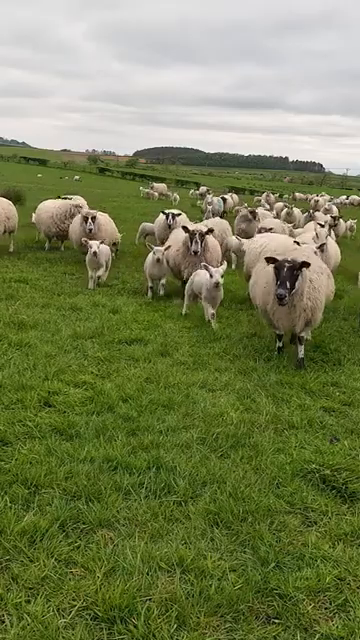
#> input picture frame 16 of data/object_detection/sheeps.mp4, 360 x 640 px
$ python valid_20250731135820_psg_gemma3:27b.py
#> lines starting #> are read from the running program, lines starting #| are printed output that depends on the picture; after the words box and inside, x2 and y2 are one past the last pixel; in counts of white or black regions, pixels touching at a corner belong together
import cv2

# Configuration Parameters
model_path  = "models/ssd-mobilenet_v1/detect.tflite"
input_path  = "data/object_detection/sheeps.mp4"
output_path  = "results/object_detection/test_results/sheeps_detections.mp4"

# Phase 1: Setup (already done with configuration parameters)

# Phase 2: Input Acquisition & Preprocessing Loop
cap = cv2.VideoCapture(input_path)
if not cap.isOpened():
    print("Error opening video file")
    exit()

fourcc = cv2.VideoWriter_fourcc(*'mp4v')
out = cv2.VideoWriter(output_path, fourcc, 30.0, (int(cap.get(3)), int(cap.get(4))))

# Phase 4: Output Interpretation & Handling Loop
while True:
    ret, frame = cap.read()
#> frame is the input picture: shape (640, 360, 3); mean B, G, R 84.6, 127.9, 119.5
    if not ret:
        break

    # Preprocess the frame (resize, normalize, etc.) - assuming the model expects a specific input size
    resized_frame = cv2.resize(frame, (300, 300))  # Example resize
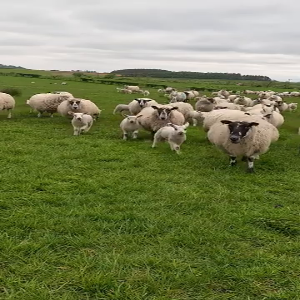
#> resized_frame: shape (300, 300, 3); mean B, G, R 84.5, 127.8, 119.4
    input_data = resized_frame / 255.0  # Normalize to [0, 1]
    input_data = input_data.astype('float32')
    input_data = input_data[None, ...] # Add batch dimension

    # Perform inference (placeholder - replace with actual TFLite inference code)
    # Assuming the model outputs bounding boxes and class probabilities
    # Replace this with your actual TFLite inference code
    # output_data = interpreter.invoke(input_data)

    # Placeholder for inference output
    # For demonstration, let's just draw a rectangle on the frame
    # Replace this with your actual output interpretation code
    height, width, _ = frame.shape
#> height = 640; width = 360
    cv2.rectangle(frame, (int(width * 0.2), int(height * 0.2)), (int(width * 0.8), int(height * 0.8)), (0, 255, 0), 2)
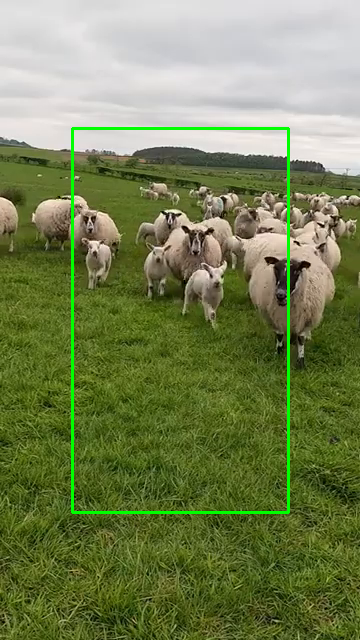
#> frame: shape (640, 360, 3); 1.56% of pixels changed, all inside (x1, y1, x2, y2) = (71, 127, 290, 514)

    # Write the output frame to the output video file
    out.write(frame)

# Phase 5: Cleanup
cap.release()
out.release()
cv2.destroyAllWindows()

$ run again, starting later in the video
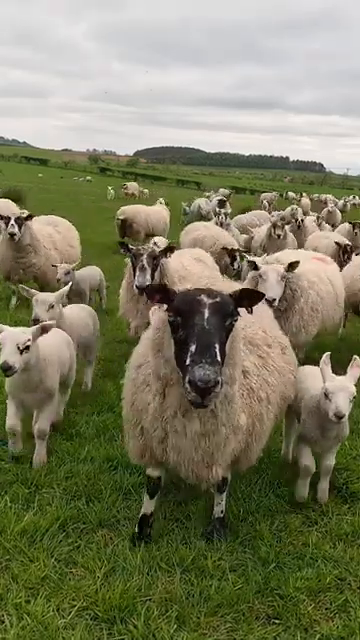
#> input picture frame 74 of data/object_detection/sheeps.mp4, 360 x 640 px
#> frame is the input picture: shape (640, 360, 3); mean B, G, R 97, 124.5, 124.9
#> `resized_frame = cv2.resize(frame, (300, 300))`:
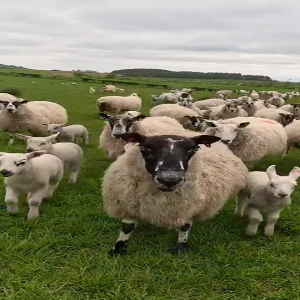
#> resized_frame: shape (300, 300, 3); mean B, G, R 96.9, 124.4, 124.8
#> `cv2.rectangle(frame, (int(width * 0.2), int(height * 0.2)), (int(width..`:
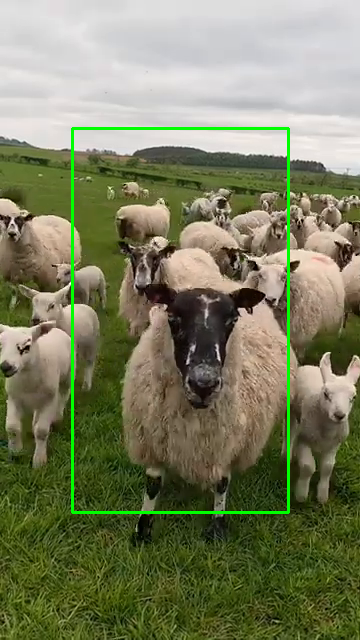
#> frame: shape (640, 360, 3); 1.56% of pixels changed, all inside (x1, y1, x2, y2) = (71, 127, 290, 514)

$ run again, starting later in the video
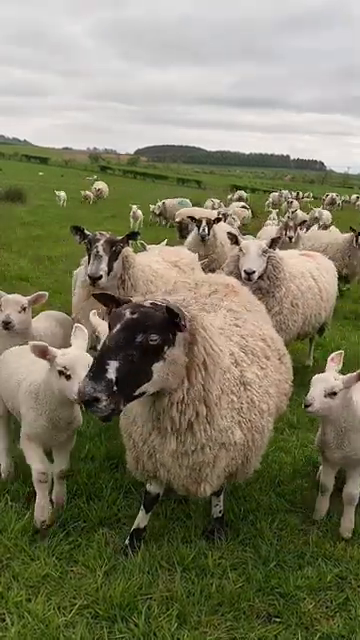
#> input picture frame 132 of data/object_detection/sheeps.mp4, 360 x 640 px
#> frame is the input picture: shape (640, 360, 3); mean B, G, R 97.6, 123.2, 125.3
#> `resized_frame = cv2.resize(frame, (300, 300))`:
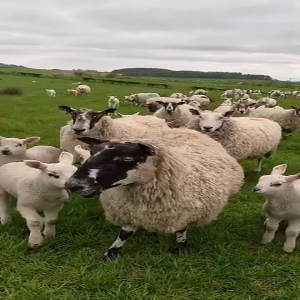
#> resized_frame: shape (300, 300, 3); mean B, G, R 97.5, 123.1, 125.2
#> `cv2.rectangle(frame, (int(width * 0.2), int(height * 0.2)), (int(width..`:
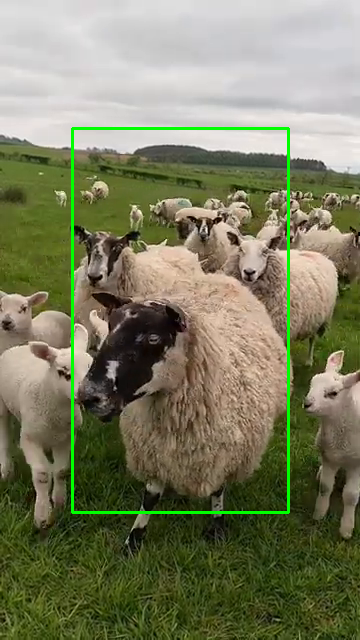
#> frame: shape (640, 360, 3); 1.56% of pixels changed, all inside (x1, y1, x2, y2) = (71, 127, 290, 514)
